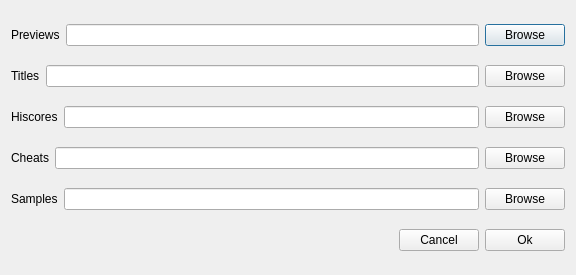
<?xml version="1.0" encoding="UTF-8"?>
<ui version="4.0">
 <class>SupportDirsDialog</class>
 <widget class="QDialog" name="SupportDirsDialog">
  <property name="geometry">
   <rect>
    <x>0</x>
    <y>0</y>
    <width>576</width>
    <height>275</height>
   </rect>
  </property>
  <property name="sizePolicy">
   <sizepolicy hsizetype="Preferred" vsizetype="Fixed">
    <horstretch>0</horstretch>
    <verstretch>0</verstretch>
   </sizepolicy>
  </property>
  <property name="windowTitle">
   <string>Dialog</string>
  </property>
  <property name="modal">
   <bool>true</bool>
  </property>
  <layout class="QVBoxLayout" name="verticalLayout">
   <item>
    <layout class="QHBoxLayout" name="horizontalLayout">
     <item>
      <widget class="QLabel" name="label">
       <property name="text">
        <string>Previews</string>
       </property>
      </widget>
     </item>
     <item>
      <widget class="QLineEdit" name="lePreviews"/>
     </item>
     <item>
      <widget class="QPushButton" name="btnPreviews">
       <property name="text">
        <string>Browse</string>
       </property>
      </widget>
     </item>
    </layout>
   </item>
   <item>
    <layout class="QHBoxLayout" name="horizontalLayout_2">
     <item>
      <widget class="QLabel" name="label_2">
       <property name="text">
        <string>Titles</string>
       </property>
      </widget>
     </item>
     <item>
      <widget class="QLineEdit" name="leTitles"/>
     </item>
     <item>
      <widget class="QPushButton" name="btnTitles">
       <property name="text">
        <string>Browse</string>
       </property>
      </widget>
     </item>
    </layout>
   </item>
   <item>
    <layout class="QHBoxLayout" name="horizontalLayout_4">
     <item>
      <widget class="QLabel" name="label_3">
       <property name="text">
        <string>Hiscores</string>
       </property>
      </widget>
     </item>
     <item>
      <widget class="QLineEdit" name="leHiscores"/>
     </item>
     <item>
      <widget class="QPushButton" name="btnHiscores">
       <property name="text">
        <string>Browse</string>
       </property>
      </widget>
     </item>
    </layout>
   </item>
   <item>
    <layout class="QHBoxLayout" name="horizontalLayout_5">
     <item>
      <widget class="QLabel" name="label_4">
       <property name="text">
        <string>Cheats</string>
       </property>
      </widget>
     </item>
     <item>
      <widget class="QLineEdit" name="leCheats"/>
     </item>
     <item>
      <widget class="QPushButton" name="btnCheats">
       <property name="text">
        <string>Browse</string>
       </property>
      </widget>
     </item>
    </layout>
   </item>
   <item>
    <layout class="QHBoxLayout" name="horizontalLayout_6">
     <item>
      <widget class="QLabel" name="label_5">
       <property name="text">
        <string>Samples</string>
       </property>
      </widget>
     </item>
     <item>
      <widget class="QLineEdit" name="leSamples"/>
     </item>
     <item>
      <widget class="QPushButton" name="btnSamples">
       <property name="text">
        <string>Browse</string>
       </property>
      </widget>
     </item>
    </layout>
   </item>
   <item>
    <layout class="QHBoxLayout" name="horizontalLayout_3">
     <item>
      <spacer name="horizontalSpacer">
       <property name="orientation">
        <enum>Qt::Horizontal</enum>
       </property>
       <property name="sizeHint" stdset="0">
        <size>
         <width>40</width>
         <height>20</height>
        </size>
       </property>
      </spacer>
     </item>
     <item>
      <widget class="QPushButton" name="btnCancel">
       <property name="text">
        <string>Cancel</string>
       </property>
      </widget>
     </item>
     <item>
      <widget class="QPushButton" name="btnOk">
       <property name="text">
        <string>Ok</string>
       </property>
      </widget>
     </item>
    </layout>
   </item>
  </layout>
 </widget>
 <resources/>
 <connections>
  <connection>
   <sender>btnCancel</sender>
   <signal>clicked()</signal>
   <receiver>SupportDirsDialog</receiver>
   <slot>reject()</slot>
   <hints>
    <hint type="sourcelabel">
     <x>238</x>
     <y>102</y>
    </hint>
    <hint type="destinationlabel">
     <x>97</x>
     <y>102</y>
    </hint>
   </hints>
  </connection>
  <connection>
   <sender>btnOk</sender>
   <signal>clicked()</signal>
   <receiver>SupportDirsDialog</receiver>
   <slot>accept()</slot>
   <hints>
    <hint type="sourcelabel">
     <x>287</x>
     <y>104</y>
    </hint>
    <hint type="destinationlabel">
     <x>276</x>
     <y>116</y>
    </hint>
   </hints>
  </connection>
 </connections>
</ui>
